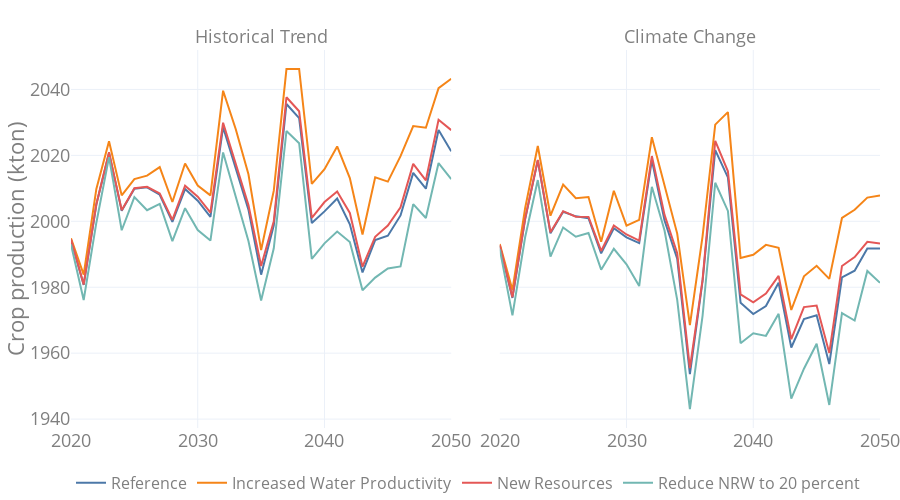

Here is the notebook cell this chart was saved with:
### Code cell
dff = df_crop.groupby(['Scenario', 'Climate', 'Year']).agg({'value': lambda r: sum(r) / 1000000}).reset_index()

fig = px.line(dff, x='Year', y='value', color='Scenario', facet_col='Climate',
              color_discrete_sequence=px.colors.qualitative.T10, 
              facet_col_spacing=0.06, labels=names, category_orders=category_orders)
fig.update_layout(layout, yaxis_title_text='Crop production (kton)')
update_labels(fig)
fig.show()
fig.write_image("High level results/cropProduction.png", scale=4, width=900, height=500)
fig.write_html("High level results/cropProduction.html", include_plotlyjs='cdn')

### Figure 1 — Plotly figure (JSON) as saved in the notebook; plotly's stock layout.template omitted (floating-point values rounded to 4 significant figures)
{"data": [{"hovertemplate": "Scenario=Reference<br>Climate=Historical Trend<br>Year=%{x}<br>value=%{y}<extra></extra>", "legendgroup": "Reference", "line": {"color": "#4C78A8", "dash": "solid"}, "mode": "lines", "name": "Reference", "orientation": "v", "showlegend": true, "type": "scatter", "x": [2020, 2021, 2022, 2023, 2024, 2025, 2026, 2027, 2028, 2029, 2030, 2031, 2032, 2033, 2034, 2035, 2036, 2037, 2038, 2039, 2040, 2041, 2042, 2043, 2044, 2045, 2046, 2047, 2048, 2049, 2050], "xaxis": "x", "y": [1994.0, 1981.0, 2005.0, 2021.0, 2003.0, 2010.0, 2010.0, 2008.0, 2000.0, 2010.0, 2006.0, 2001.0, 2029.0, 2016.0, 2004.0, 1984.0, 1999.0, 2036.0, 2031.0, 1999.0, 2003.0, 2007.0, 1999.0, 1984.0, 1994.0, 1996.0, 2002.0, 2015.0, 2010.0, 2028.0, 2021.0], "yaxis": "y"}, {"hovertemplate": "Scenario=Reference<br>Climate=Climate Change<br>Year=%{x}<br>value=%{y}<extra></extra>", "legendgroup": "Reference", "line": {"color": "#4C78A8", "dash": "solid"}, "mode": "lines", "name": "Reference", "orientation": "v", "showlegend": false, "type": "scatter", "x": [2020, 2021, 2022, 2023, 2024, 2025, 2026, 2027, 2028, 2029, 2030, 2031, 2032, 2033, 2034, 2035, 2036, 2037, 2038, 2039, 2040, 2041, 2042, 2043, 2044, 2045, 2046, 2047, 2048, 2049, 2050], "xaxis": "x2", "y": [1993.0, 1977.0, 2001.0, 2018.0, 1996.0, 2003.0, 2001.0, 2001.0, 1990.0, 1998.0, 1995.0, 1993.0, 2019.0, 2000.0, 1989.0, 1954.0, 1982.0, 2022.0, 2013.0, 1975.0, 1972.0, 1974.0, 1981.0, 1962.0, 1970.0, 1971.0, 1957.0, 1983.0, 1985.0, 1992.0, 1992.0], "yaxis": "y2"}, {"hovertemplate": "Scenario=Increased Water Productivity<br>Climate=Historical Trend<br>Year=%{x}<br>value=%{y}<extra></extra>", "legendgroup": "Increased Water Productivity", "line": {"color": "#F58518", "dash": "solid"}, "mode": "lines", "name": "Increased Water Productivity", "orientation": "v", "showlegend": true, "type": "scatter", "x": [2020, 2021, 2022, 2023, 2024, 2025, 2026, 2027, 2028, 2029, 2030, 2031, 2032, 2033, 2034, 2035, 2036, 2037, 2038, 2039, 2040, 2041, 2042, 2043, 2044, 2045, 2046, 2047, 2048, 2049, 2050], "xaxis": "x", "y": [1995.0, 1984.0, 2010.0, 2024.0, 2008.0, 2013.0, 2014.0, 2016.0, 2006.0, 2018.0, 2011.0, 2008.0, 2040.0, 2028.0, 2014.0, 1991.0, 2009.0, 2046.0, 2046.0, 2011.0, 2016.0, 2023.0, 2013.0, 1996.0, 2013.0, 2012.0, 2020.0, 2029.0, 2028.0, 2040.0, 2043.0], "yaxis": "y"}, {"hovertemplate": "Scenario=Increased Water Productivity<br>Climate=Climate Change<br>Year=%{x}<br>value=%{y}<extra></extra>", "legendgroup": "Increased Water Productivity", "line": {"color": "#F58518", "dash": "solid"}, "mode": "lines", "name": "Increased Water Productivity", "orientation": "v", "showlegend": false, "type": "scatter", "x": [2020, 2021, 2022, 2023, 2024, 2025, 2026, 2027, 2028, 2029, 2030, 2031, 2032, 2033, 2034, 2035, 2036, 2037, 2038, 2039, 2040, 2041, 2042, 2043, 2044, 2045, 2046, 2047, 2048, 2049, 2050], "xaxis": "x2", "y": [1993.0, 1979.0, 2004.0, 2023.0, 2002.0, 2011.0, 2007.0, 2007.0, 1994.0, 2009.0, 1999.0, 2000.0, 2025.0, 2011.0, 1996.0, 1969.0, 1995.0, 2029.0, 2033.0, 1989.0, 1990.0, 1993.0, 1992.0, 1973.0, 1983.0, 1986.0, 1983.0, 2001.0, 2003.0, 2007.0, 2008.0], "yaxis": "y2"}, {"hovertemplate": "Scenario=New Resources<br>Climate=Historical Trend<br>Year=%{x}<br>value=%{y}<extra></extra>", "legendgroup": "New Resources", "line": {"color": "#E45756", "dash": "solid"}, "mode": "lines", "name": "New Resources", "orientation": "v", "showlegend": true, "type": "scatter", "x": [2020, 2021, 2022, 2023, 2024, 2025, 2026, 2027, 2028, 2029, 2030, 2031, 2032, 2033, 2034, 2035, 2036, 2037, 2038, 2039, 2040, 2041, 2042, 2043, 2044, 2045, 2046, 2047, 2048, 2049, 2050], "xaxis": "x", "y": [1995.0, 1981.0, 2005.0, 2021.0, 2003.0, 2010.0, 2010.0, 2008.0, 2000.0, 2011.0, 2007.0, 2003.0, 2030.0, 2017.0, 2005.0, 1986.0, 2000.0, 2038.0, 2033.0, 2001.0, 2006.0, 2009.0, 2003.0, 1986.0, 1995.0, 1999.0, 2004.0, 2017.0, 2012.0, 2031.0, 2028.0], "yaxis": "y"}, {"hovertemplate": "Scenario=New Resources<br>Climate=Climate Change<br>Year=%{x}<br>value=%{y}<extra></extra>", "legendgroup": "New Resources", "line": {"color": "#E45756", "dash": "solid"}, "mode": "lines", "name": "New Resources", "orientation": "v", "showlegend": false, "type": "scatter", "x": [2020, 2021, 2022, 2023, 2024, 2025, 2026, 2027, 2028, 2029, 2030, 2031, 2032, 2033, 2034, 2035, 2036, 2037, 2038, 2039, 2040, 2041, 2042, 2043, 2044, 2045, 2046, 2047, 2048, 2049, 2050], "xaxis": "x2", "y": [1993.0, 1977.0, 2001.0, 2019.0, 1997.0, 2003.0, 2001.0, 2001.0, 1991.0, 1999.0, 1996.0, 1994.0, 2020.0, 2002.0, 1990.0, 1955.0, 1982.0, 2024.0, 2015.0, 1978.0, 1975.0, 1978.0, 1983.0, 1964.0, 1974.0, 1974.0, 1960.0, 1986.0, 1989.0, 1994.0, 1993.0], "yaxis": "y2"}, {"hovertemplate": "Scenario=Reduce NRW to 20 percent<br>Climate=Historical Trend<br>Year=%{x}<br>value=%{y}<extra></extra>", "legendgroup": "Reduce NRW to 20 percent", "line": {"color": "#72B7B2", "dash": "solid"}, "mode": "lines", "name": "Reduce NRW to 20 percent", "orientation": "v", "showlegend": true, "type": "scatter", "x": [2020, 2021, 2022, 2023, 2024, 2025, 2026, 2027, 2028, 2029, 2030, 2031, 2032, 2033, 2034, 2035, 2036, 2037, 2038, 2039, 2040, 2041, 2042, 2043, 2044, 2045, 2046, 2047, 2048, 2049, 2050], "xaxis": "x", "y": [1993.0, 1976.0, 2000.0, 2019.0, 1997.0, 2007.0, 2003.0, 2005.0, 1994.0, 2004.0, 1997.0, 1994.0, 2021.0, 2007.0, 1994.0, 1976.0, 1992.0, 2027.0, 2024.0, 1989.0, 1993.0, 1997.0, 1994.0, 1979.0, 1983.0, 1986.0, 1986.0, 2005.0, 2001.0, 2018.0, 2013.0], "yaxis": "y"}, {"hovertemplate": "Scenario=Reduce NRW to 20 percent<br>Climate=Climate Change<br>Year=%{x}<br>value=%{y}<extra></extra>", "legendgroup": "Reduce NRW to 20 percent", "line": {"color": "#72B7B2", "dash": "solid"}, "mode": "lines", "name": "Reduce NRW to 20 percent", "orientation": "v", "showlegend": false, "type": "scatter", "x": [2020, 2021, 2022, 2023, 2024, 2025, 2026, 2027, 2028, 2029, 2030, 2031, 2032, 2033, 2034, 2035, 2036, 2037, 2038, 2039, 2040, 2041, 2042, 2043, 2044, 2045, 2046, 2047, 2048, 2049, 2050], "xaxis": "x2", "y": [1992.0, 1971.0, 1995.0, 2013.0, 1989.0, 1998.0, 1995.0, 1996.0, 1985.0, 1992.0, 1987.0, 1980.0, 2010.0, 1997.0, 1976.0, 1943.0, 1971.0, 2012.0, 2003.0, 1963.0, 1966.0, 1965.0, 1972.0, 1946.0, 1955.0, 1963.0, 1944.0, 1972.0, 1970.0, 1985.0, 1981.0], "yaxis": "y2"}], "layout": {"annotations": [{"font": {}, "showarrow": false, "text": "Historical Trend", "x": 0.235, "xanchor": "center", "xref": "paper", "y": 1, "yanchor": "bottom", "yref": "paper"}, {"font": {}, "showarrow": false, "text": "Climate Change", "x": 0.765, "xanchor": "center", "xref": "paper", "y": 1, "yanchor": "bottom", "yref": "paper"}], "autosize": true, "font": {"color": "#7f7f7f", "size": 18}, "height": 500, "hoverlabel": {"align": "left"}, "hovermode": "closest", "legend": {"font": {"size": 16}, "orientation": "h", "title": {"text": ""}, "tracegroupgap": 0}, "margin": {"b": 0, "l": 0, "r": 0, "t": 50}, "paper_bgcolor": "#fff", "plot_bgcolor": "#fff", "showlegend": true, "xaxis": {"anchor": "y", "domain": [0, 0.47], "title": {"text": ""}}, "xaxis2": {"anchor": "y2", "domain": [0.53, 1], "matches": "x", "title": {"text": ""}}, "yaxis": {"anchor": "x", "domain": [0, 1], "title": {"text": "Crop production (kton)"}}, "yaxis2": {"anchor": "x2", "domain": [0, 1], "matches": "y", "showticklabels": false}}}
